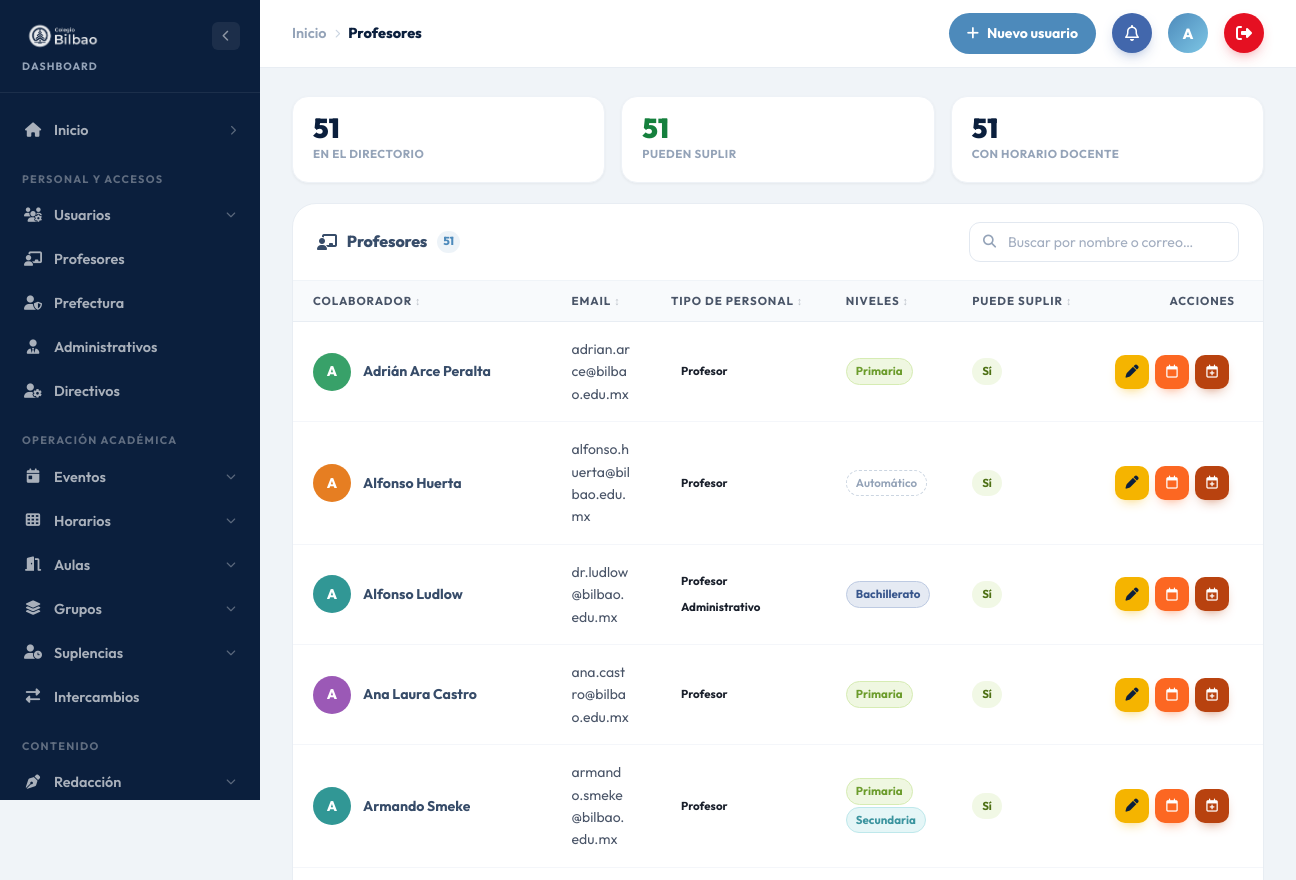
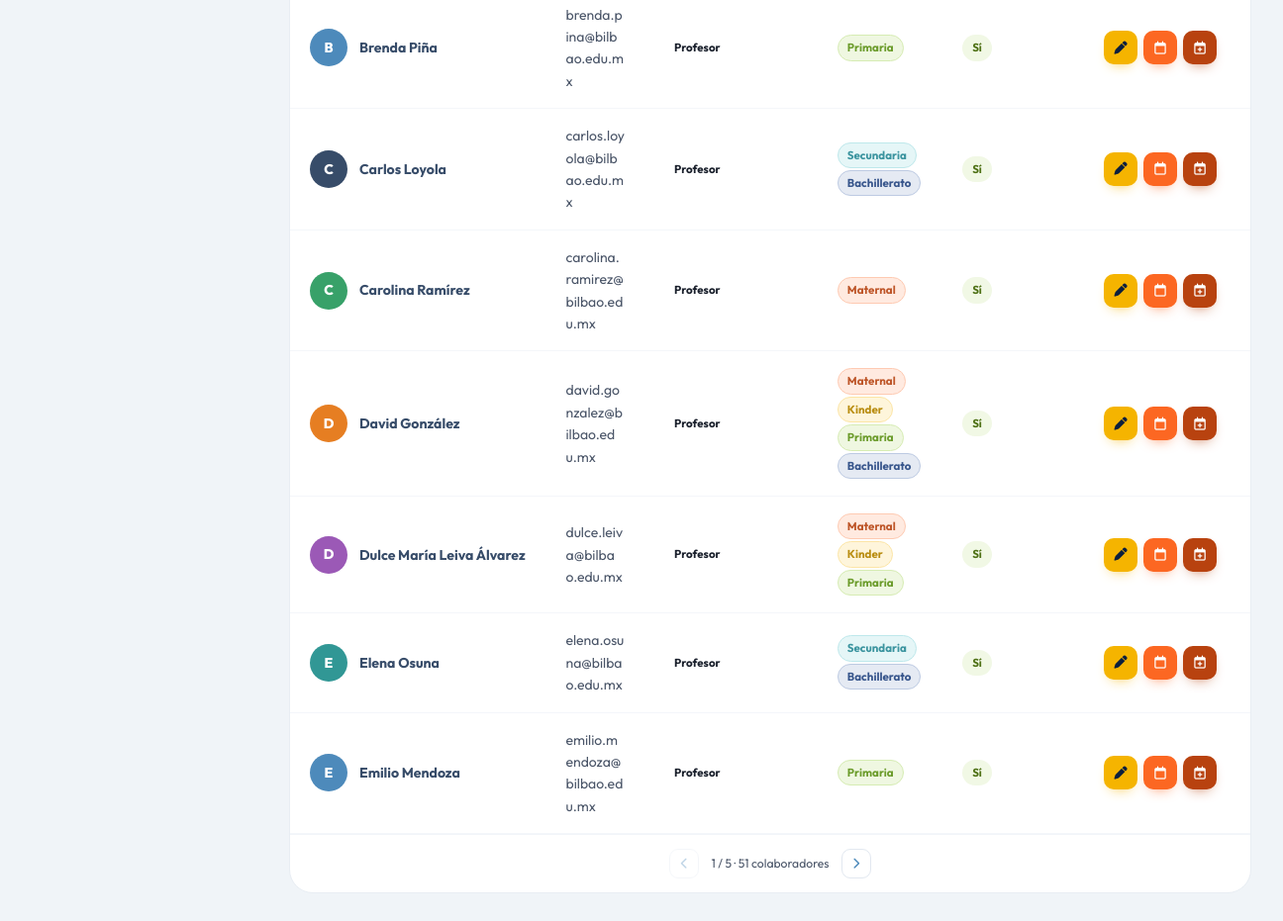
/dashboard/profesores (signed in), run on the app's committed database (2 pictures, top to bottom).
### tables this page shows
CREATE TABLE usuarios (
    id               INT UNSIGNED  NOT NULL AUTO_INCREMENT,
    nombre           VARCHAR(120)  NOT NULL,
    email            VARCHAR(180)  NOT NULL,
    password         VARCHAR(255)  NOT NULL,
    rol              ENUM('administrador','usuario') NOT NULL DEFAULT 'usuario',
    rol_redaccion    ENUM('revisor','editor') NULL,   
     
     
     
     
    tipo_personal    SET('profesor','prefecto','administrativo','directivo') NULL,
     
     
     
     
    niveles          SET('Maternal','Kinder','Primaria','Secundaria','Bachillerato') NULL,
    puede_suplir     TINYINT(1)    NOT NULL DEFAULT 1,  
    modulos          VARCHAR(255)  NULL,           
    fecha_nacimiento DATE          NULL,           
    avatar           VARCHAR(255)  NULL,
    ultimo_acceso    DATETIME      NULL,
    creado_en        TIMESTAMP     NOT NULL DEFAULT CURRENT_TIMESTAMP,
    PRIMARY KEY (id),
    UNIQUE KEY uq_email (email)
);

### views/blog/personal/index.php (the view, shortened to what the rows shown need)
<?php
$avatarColors = ['#4D8ABB', '#374C69', '#38A169', '#E67E22', '#9B59B6', '#319795'];
$iconos = ['profesores' => 'fa-chalkboard-user', 'prefectura' => 'fa-user-shield',
           'administrativos' => 'fa-user-tie', 'directivos' => 'fa-user-gear'];
$icono  = $iconos[$slug] ?? 'fa-users';
$rolSesion = $_SESSION['blog_usuario']['rol'] ?? '';
$puedeEditar = $rolSesion === 'administrador';
function tipoChips(?string $tipos): string {
    $labels = \Model\UsuarioBlog::TIPO_LABEL;
    $out = [];
    foreach (array_filter(array_map('trim', explode(',', (string)$tipos))) as $t) {
        $out[] = '<span class="admin-badge">' . htmlspecialchars($labels[$t] ?? ucfirst($t)) . '</span>';
    }
    return $out ? implode(' ', $out) : '<span style="color:#94A3B8;">—</span>';
}
function esDocente(?string $tipos): bool {
    return in_array('profesor', array_filter(array_map('trim', explode(',', (string)$tipos))), true);
}
function nivelChips(?string $niveles): string {
    $color = ['Maternal' => '#fc6722', 'Kinder' => '#f5b400', 'Primaria' => '#8ac926',
              'Secundaria' => '#46bdc6', 'Bachillerato' => '#4267ac'];
    $out = [];
    foreach (array_filter(array_map('trim', explode(',', (string)$niveles))) as $n) {
        $out[] = '<span class="per-nivel" style="--c:' . ($color[$n] ?? '#94a3b8') . ';">'
               . htmlspecialchars($n) . '</span>';
    }
    return $out ? implode(' ', $out)
                : '<span class="per-nivel per-nivel--auto" title="Sin declarar: se deducen de sus clases">Automático</span>';
}
$esDirectorioDocente = $slug === 'profesores';
$total    = count($usuarios ?? []);
?>
<div class="admin-layout">
    <div class="admin-main">
        <main class="admin-content">
            <div class="admin-panel">
                <div class="admin-panel__header per-head">
                    <h2 class="admin-panel__title">
                        <i class="fa-solid <?= s($icono) ?>"></i> <?= s($titulo) ?>
                        <?php if ($esDirectorioDocente): ?>
                        <span class="admin-panel__count" data-per-count><?= $total ?></span>
                        <?php endif; ?>
                    </h2>
                </div>
                <?php if (empty($usuarios)): ?>
                <div class="admin-empty-state">
                    <img src="/build/assets/img/alex/alex-point.png" alt="Alex" class="admin-empty-state__img">
                    <p class="admin-empty-state__text">Aún no hay personal con este tipo. Edita un usuario y asígnale el tipo <strong><?= s($tipo) ?></strong>.</p>
                    <a href="/dashboard/usuarios" class="admin-btn admin-btn--primary"><i class="fa-solid fa-users"></i> Ir a Usuarios</a>
                </div>
                <?php else: ?>
                <div class="per-table-wrap">
                    <table class="admin-table per-table" id="perTable" data-table data-table-per="12" data-table-noun="colaboradores">
                        <thead>
                            <tr>
                                <th class="per-col-name" data-sort="text">Colaborador</th>
                                <th class="per-col-mail" data-sort="text">Email</th>
                                <th class="per-col-tipo" data-sort="text">Tipo de personal</th>
                                <?php if ($esDirectorioDocente): ?>
                                <th class="per-col-niv" data-sort="text">Niveles</th>
                                <th class="per-col-supl" data-sort="text">Puede suplir</th>
                                <?php endif; ?>
                                <th class="per-col-act">Acciones</th>
                            </tr>
                        </thead>
                        <tbody>
                        <?php foreach ($usuarios as $i => $u): ?>
                            <?php
                                $color   = $avatarColors[$u->id % count($avatarColors)];
                                $inicial = strtoupper(mb_substr($u->nombre, 0, 1));
                                $suple   = (int)($u->puede_suplir ?? 1) === 1;
                            ?>
                            <tr data-per-row data-pager-item<?= $i >= 12 ? ' class="is-hidden"' : '' ?>
                                data-nombre="<?= s(mb_strtolower($u->nombre . ' ' . $u->email . ' ' . (string)$u->niveles)) ?>">
                                <td data-val="<?= s($u->nombre) ?>">
                                    <div class="per-user">
                                        <div class="admin-topbar__avatar per-user__ava" style="background:<?= s($color) ?>;">
                                            <?php if ($u->avatar): ?>
                                                <img src="<?= s($u->avatar) ?>" alt="" onerror="this.parentElement.textContent='<?= s($inicial) ?>'">
                                            <?php else: ?><?= s($inicial) ?><?php endif; ?>
                                        </div>
                                        <div class="admin-table__title"><?= s($u->nombre) ?></div>
                                    </div>
                                </td>
                                <td class="per-mail"><?= s($u->email) ?></td>
                                <td data-val="<?= s((string)$u->tipo_personal) ?>"><?= tipoChips($u->tipo_personal) ?></td>
                                <?php if ($esDirectorioDocente): ?>
                                <td data-val="<?= s((string)$u->niveles) ?>"><?= nivelChips($u->niveles) ?></td>
                                <td data-val="<?= $suple ? 'Sí' : 'No' ?>">
                                    <?php if ($suple): ?>
                                        <span class="admin-badge admin-badge--published">Sí</span>
                                    <?php else: ?>
                                        <span class="admin-badge">No</span>
                                    <?php endif; ?>
                                </td>
                                <?php endif; ?>
                                <td>
                                    <div class="admin-table__actions">
                                        <?php if ($puedeEditar): ?>
                                        <a href="/dashboard/usuarios/editar?id=<?= (int)$u->id ?>" class="admin-act admin-act--edit" title="Editar"><i class="fa-solid fa-pen"></i></a>
                                        <?php endif; ?>
                                        <?php if (esDocente($u->tipo_personal)): ?>
                                        <a href="/dashboard/horarios/profesor?id=<?= (int)$u->id ?>" class="admin-act admin-act--horario" title="Ver horario"><i class="fa-regular fa-calendar"></i></a>
                                        <?php if ($puedeEditar): ?>
                                        <a href="/dashboard/usuarios/horario?id=<?= (int)$u->id ?>" class="admin-act admin-act--horario-edit" title="Editar horario"><i class="fa-regular fa-calendar-plus"></i></a>
                                        <?php endif; ?>
                                        <?php endif; ?>
                                    </div>
                                </td>
                            </tr>
                        <?php endforeach; ?>
                        </tbody>
                    </table>
                </div>
                <?php endif; ?>
            </div>
        </main>
    </div>
</div>

### data on the page
usuarios: nombre "A", nombre "Adrián Arce Peralta", email "adrian.arce@bilbao.edu.mx", tipo_personal "Profesor", niveles "Primaria", puede_suplir "Sí"
usuarios: nombre "A", nombre "Alfonso Huerta", email "alfonso.huerta@bilbao.edu.mx", tipo_personal "Profesor", shows "Automático", puede_suplir "Sí"
usuarios: rol "administrador" (drawn), nombre "A", nombre "Alfonso Ludlow", email "dr.ludlow@bilbao.edu.mx", tipo_personal "Profesor Administrativo", niveles "Bachillerato", puede_suplir "Sí"
usuarios: nombre "A", nombre "Ana Laura Castro", email "ana.castro@bilbao.edu.mx", tipo_personal "Profesor", niveles "Primaria", puede_suplir "Sí"
usuarios: nombre "A", nombre "Armando Smeke", email "armando.smeke@bilbao.edu.mx", tipo_personal "Profesor", niveles "Primaria Secundaria", puede_suplir "Sí"
usuarios: nombre "B", nombre "Brenda Piña", email "brenda.pina@bilbao.edu.mx", tipo_personal "Profesor", niveles "Primaria", puede_suplir "Sí"
usuarios: nombre "C", nombre "Carlos Loyola", email "carlos.loyola@bilbao.edu.mx", tipo_personal "Profesor", niveles "Secundaria Bachillerato", puede_suplir "Sí"
usuarios: nombre "C", nombre "Carolina Ramírez", email "carolina.ramirez@bilbao.edu.mx", tipo_personal "Profesor", niveles "Maternal", puede_suplir "Sí"
usuarios: nombre "D", nombre "David González", email "david.gonzalez@bilbao.edu.mx", tipo_personal "Profesor", niveles "Maternal Kinder Primaria Bachillerato", puede_suplir "Sí"
usuarios: nombre "D", nombre "Dulce María Leiva Álvarez", email "dulce.leiva@bilbao.edu.mx", tipo_personal "Profesor", niveles "Maternal Kinder Primaria", puede_suplir "Sí"
usuarios: nombre "E", nombre "Elena Osuna", email "elena.osuna@bilbao.edu.mx", tipo_personal "Profesor", niveles "Secundaria Bachillerato", puede_suplir "Sí"
usuarios: nombre "E", nombre "Emilio Mendoza", email "emilio.mendoza@bilbao.edu.mx", tipo_personal "Profesor", niveles "Primaria", puede_suplir "Sí"

### other printed values
$_cr['label'] "Inicio"
$_cr['label'] "Profesores"
$_g['label'] "PERSONAL Y ACCESOS"
$_m['nombre'] "Usuarios"
$_m['nombre'] "Profesores"
$_m['nombre'] "Prefectura"
$_m['nombre'] "Administrativos"
$_m['nombre'] "Directivos"
$_g['label'] "OPERACIÓN ACADÉMICA"
$_m['nombre'] "Eventos"
$_m['nombre'] "Horarios"
$_m['nombre'] "Aulas"
$_m['nombre'] "Grupos"
$_m['nombre'] "Suplencias"
$_m['nombre'] "Intercambios"
